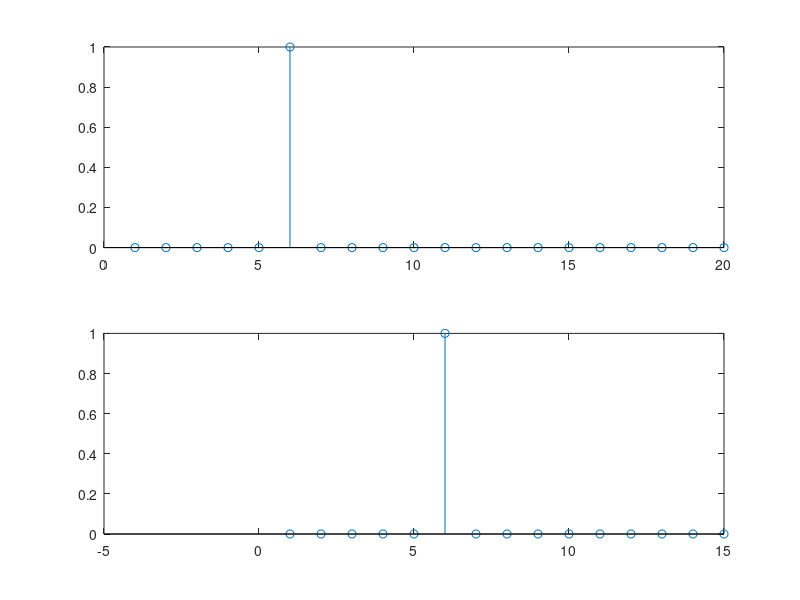
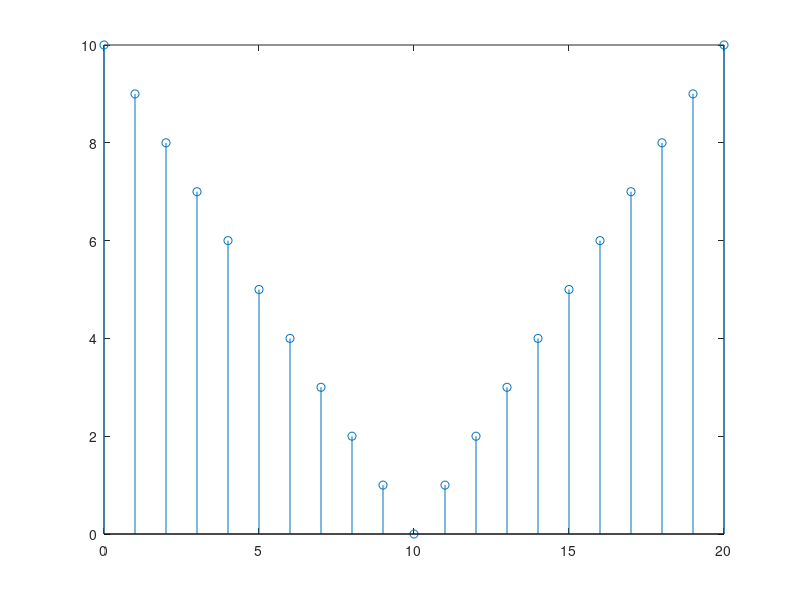
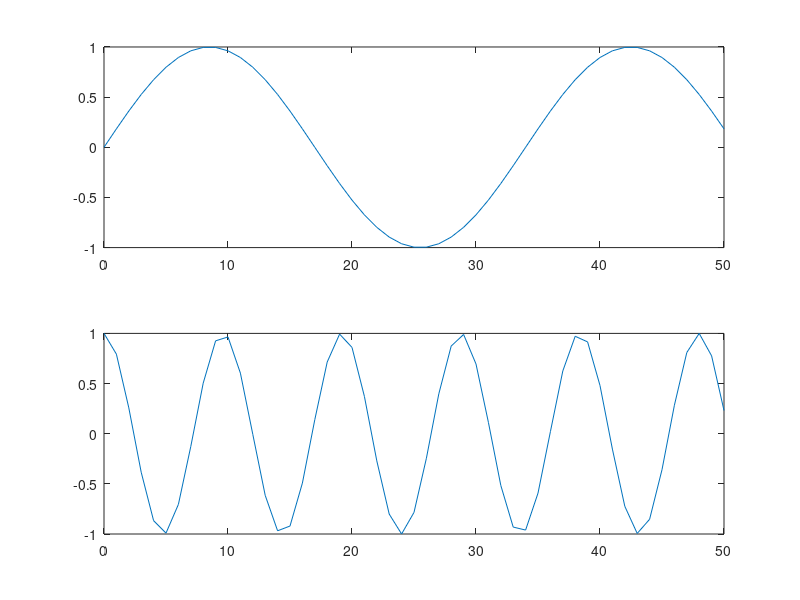
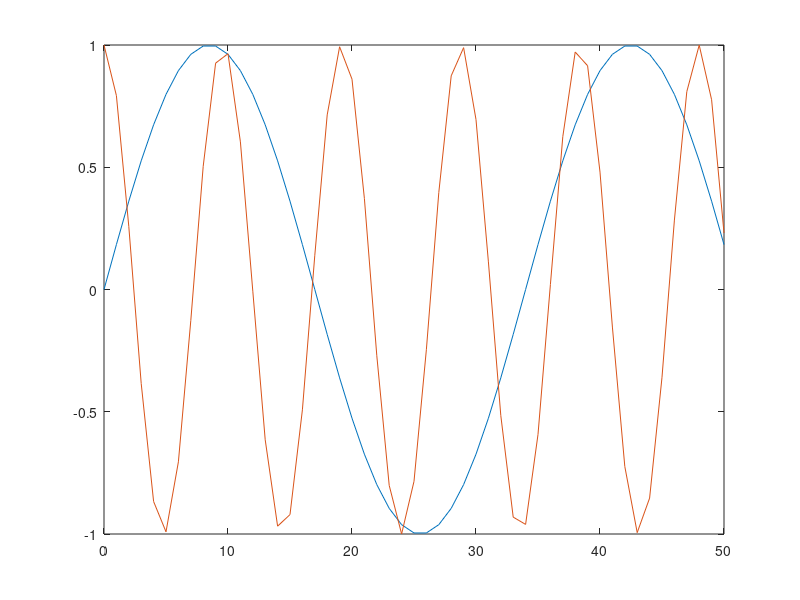

Reproduce these figures in MATLAB, in order.
z = zeros(1,21);
z(6)=1;


figure (1);
subplot(2,1,1)
stem(z);
axis([0 20 0 1]);


 subplot(2,1,2)
stem(z);
axis([-5 15 0 1]);





n=0:20;
t=abs(10-n);
figure(2);
stem(n, t);


n=0:50;
x1=sin(pi*n/17);
x2=cos(pi*n/sqrt(23));

figure(3);
subplot(2,1,1);
plot(n, x1);
subplot(2,1,2);
plot(n, x2);


figure(4)
plot(n, x1);
hold on;
plot(n, x2);
hold off;